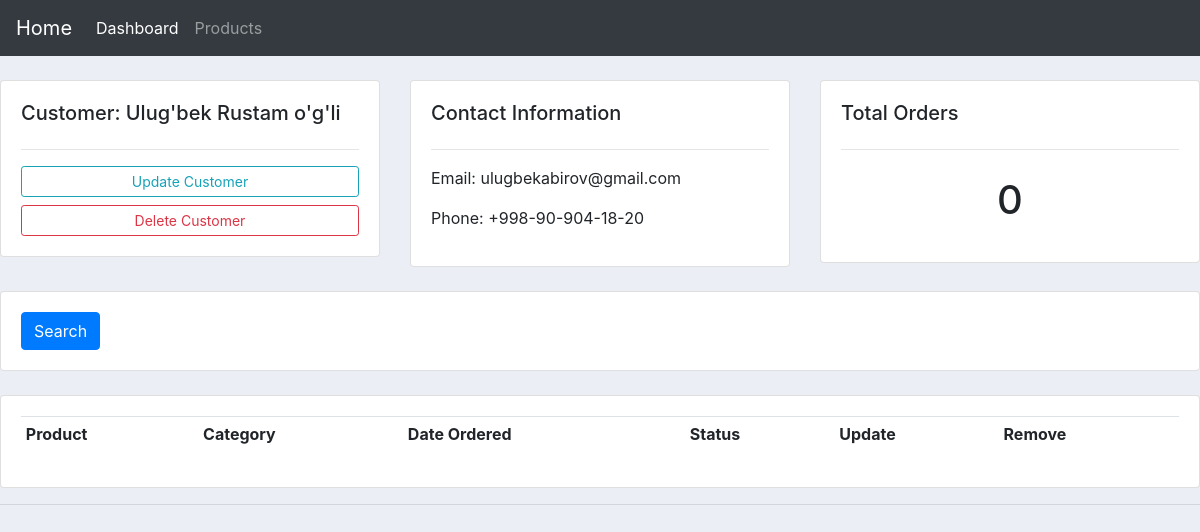
/customer/18, run on the app's committed database.
### accounts/models.py (models this page shows, shortened)
class Customer(models.Model):
    name = models.CharField(max_length=30, null=True)
    phone = models.CharField(max_length=20, null=True)
    email = models.CharField(max_length=50, null=True)
    date_created = models.DateField(auto_now_add=True)

### accounts/views.py (the view)
# urls.py: path("customer/<int:customer_id>", views.customers_view, name="customer"),
def customers_view(request, customer_id):
    context = {"customer": models.Customer.objects.get(id=customer_id)}
    return render(request, "accounts/customers.html", context)

### accounts/templates/accounts/customers.html (shortened to what this page needs)
{% extends "accounts/main.html" %}
{% block content %}
<br>
<div class="row">
	<div class="col-md">
		<div class="card card-body">
			<h5>Customer: {{ customer.name }}</h5>
			<hr>
			<a class="btn btn-outline-info  btn-sm btn-block" href="{% url "updateCustomer" customer.id %}">Update Customer</a>
			<a class="btn btn-outline-danger  btn-sm btn-block" href="">Delete Customer</a>
		</div>
	</div>
	<div class="col-md">
		<div class="card card-body">
			<h5>Contact Information</h5>
			<hr>
			<p>Email: {{ customer.email }} </p>
			<p>Phone: {{ customer.phone }}</p>
		</div>
	</div>
	<div class="col-md">
		<div class="card card-body">
			<h5>Total Orders</h5>
			<hr>
			<h1 style="text-align: center;padding: 10px">{{ customer.order_set.count }}</h1>
		</div>
	</div>
</div>
<br>
<div class="row">
	<div class="col">
		<div class="card card-body">
			<form method="get">
		    <button class="btn btn-primary" type="submit">Search</button>
		  </form>
		</div>
	</div>
</div>
<br>
<div class="row">
	<div class="col-md">
		<div class="card card-body">
			<table class="table table-sm">
				<tr>
					<th>Product</th>
					<th>Category</th>
					<th>Date Ordered</th>
					<th>Status</th>
					<th>Update</th>
					<th>Remove</th>
				</tr>
			</table>
		</div>
	</div>
</div>
{% endblock %}

### static/css/main.css (style rules this page uses)
body { background-color: #ebeff5; }

### data on the page
Customer: name "Ulug'bek Rustam o'g'li", email "ulugbekabirov@gmail.com", phone "+998-90-904-18-20", order_set.count "0"
